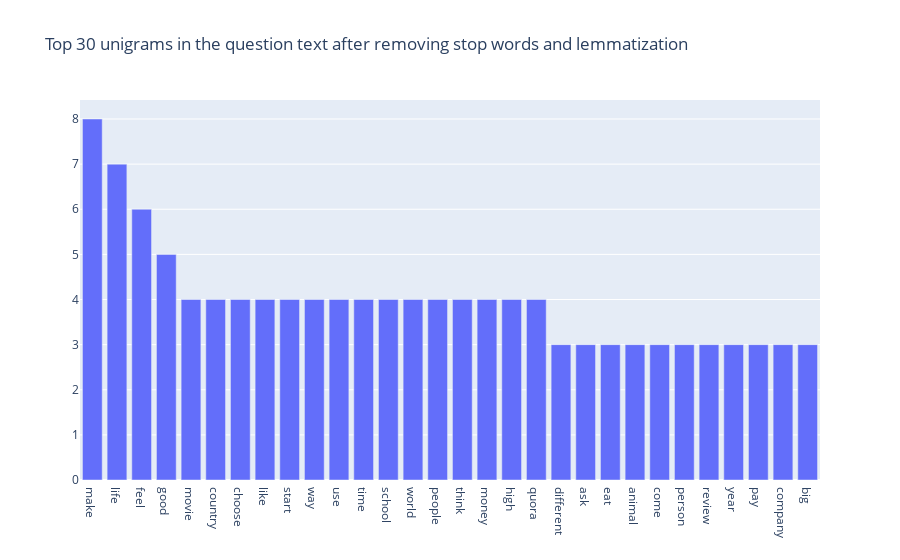

Notebook code cell kept with this figure:
### Code cell
fig = go.Figure([go.Bar(x=df2['unigram'], y=df2['count'])])
fig.update_layout(title=go.layout.Title(text="Top 30 unigrams in the question text after removing stop words and lemmatization"))
fig.show()

### Figure 1 — Plotly figure (JSON) as saved in the notebook; plotly's stock layout.template omitted (floating-point values rounded to 4 significant figures)
{"data": [{"type": "bar", "x": ["make", "life", "feel", "good", "movie", "country", "choose", "like", "start", "way", "use", "time", "school", "world", "people", "think", "money", "high", "quora", "different", "ask", "eat", "animal", "come", "person", "review", "year", "pay", "company", "big"], "y": [8, 7, 6, 5, 4, 4, 4, 4, 4, 4, 4, 4, 4, 4, 4, 4, 4, 4, 4, 3, 3, 3, 3, 3, 3, 3, 3, 3, 3, 3]}], "layout": {"title": {"text": "Top 30 unigrams in the question text after removing stop words and lemmatization"}}}
